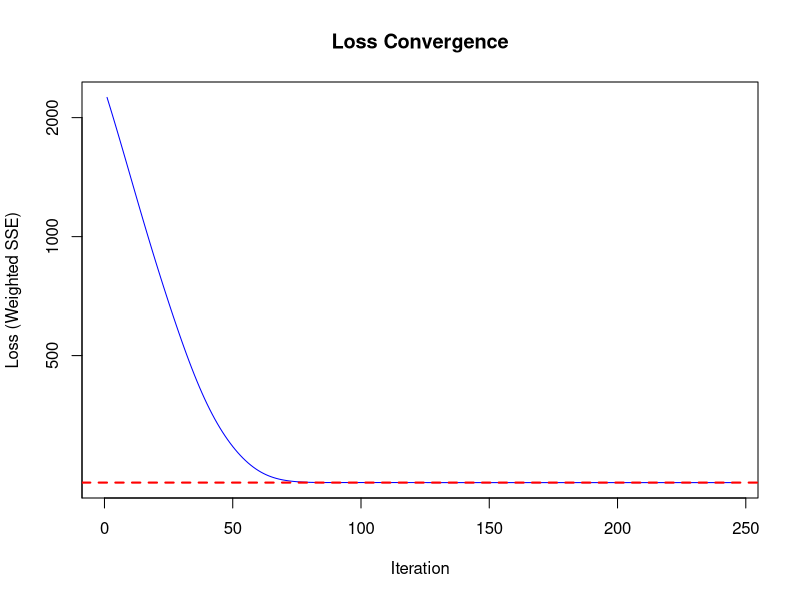
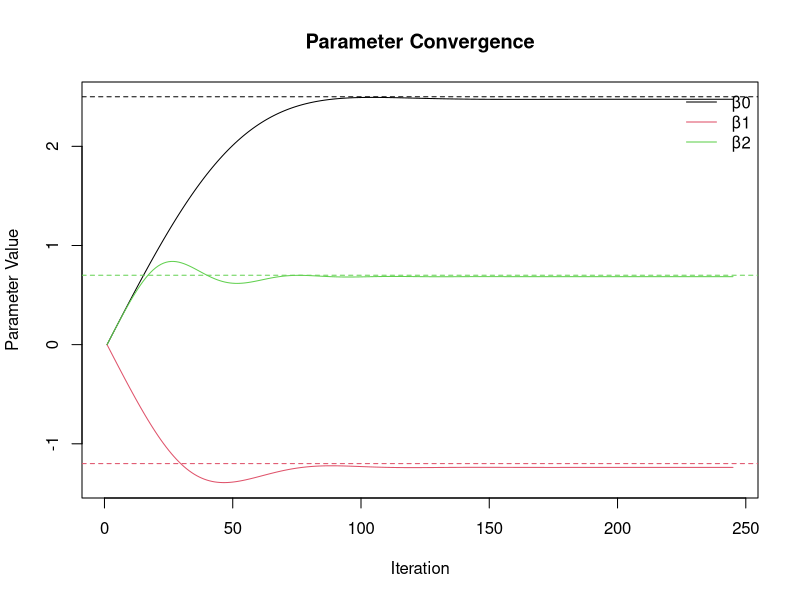
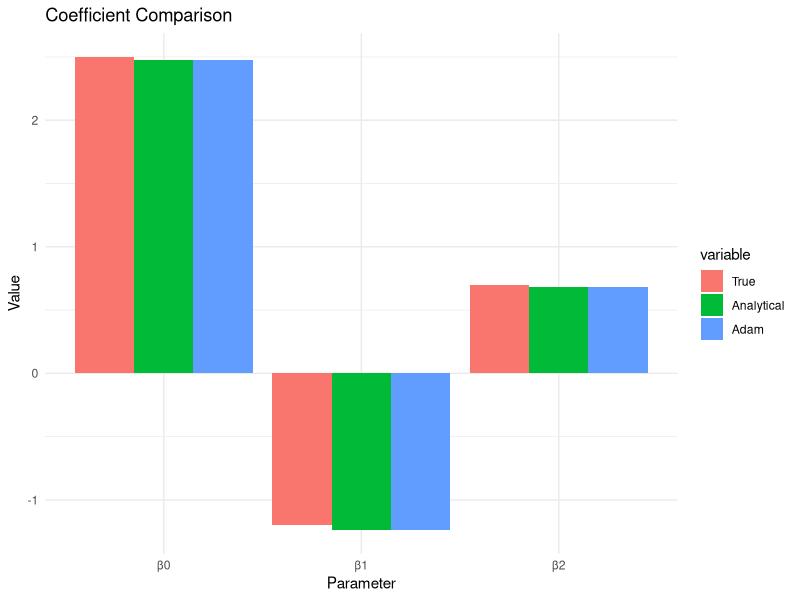
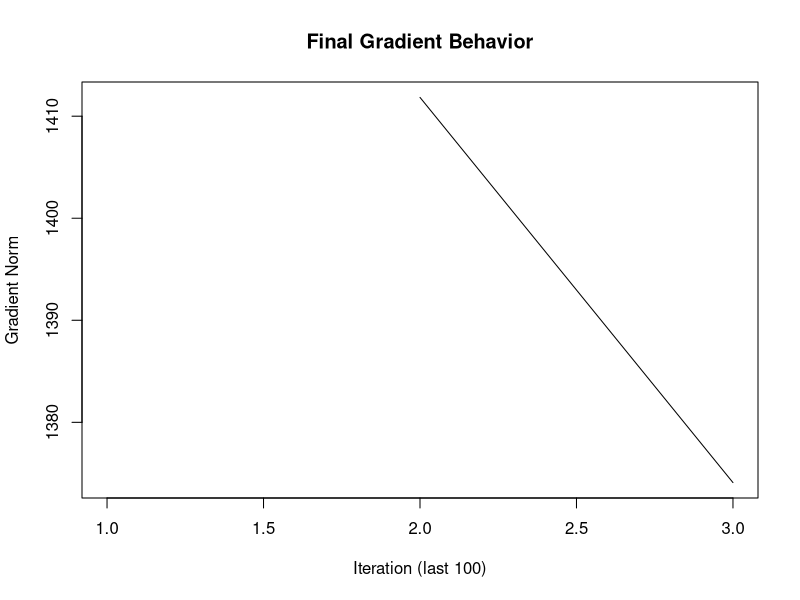

Recreate these plots in R, in order.
# Weighted OLS Regression with Adam Optimizer
# -------------------------------------------------
set.seed(42)

# 1. Generate synthetic data
n <- 200   # Samples
p <- 3     # Features (including intercept)

# Design matrix (add intercept column)
X <- cbind(1, matrix(rnorm(n*(p-1)), nrow=n))
true_beta <- c(2.5, -1.2, 0.7)  # True coefficients (intercept first)
weights <- runif(n, min=0.5, max=2.0)  # Sample weights

# Response variable with heteroscedastic noise
error <- rnorm(n, sd=1)
y <- X %*% true_beta + error

# 2. Analytical solution (for comparison)
weighted_X <- sqrt(weights) * X
weighted_y <- sqrt(weights) * y
analytical_solution <- solve(t(weighted_X) %*% weighted_X) %*% t(weighted_X) %*% weighted_y

# 3. Adam optimizer implementation
adam_weighted_ols <- function(X, y, weights, 
                              lr = 0.01,        # Learning rate
                              beta1 = 0.9,      # Momentum decay
                              beta2 = 0.999,    # Squared gradient decay
                              eps = 1e-8,       # Small constant
                              max_iter = 5000,  # Iterations
                              tol = 1e-6) {     # Convergence tolerance
    
    n <- nrow(X)
    p <- ncol(X)
    
    # Initialize parameters
    beta <- matrix(0, nrow=p, ncol=1)
    m <- matrix(0, nrow=p, ncol=1)  # First moment (momentum)
    v <- matrix(0, nrow=p, ncol=1)  # Second moment (squared gradients)
    loss_hist <- numeric(max_iter)     # Track loss history
    beta_hist <- array(0, dim = c(p, max_iter))  # Track parameters
    
    # Adam optimization loop
    for (t in 1:max_iter) {
        # Calculate predictions and residuals
        pred <- X %*% beta
        resid <- y - pred
        
        # Loss calculation (weighted SSE)
        loss <- sum(weights * resid^2)
        loss_hist[t] <- loss
        beta_hist[, t] <- beta

        # Gradient: dL/dβ = -2XᵀW(y - Xβ)
        grad <- -2 * t(X) %*% (weights * resid)
        
        # Update biased first moment estimate
        m <- beta1 * m + (1 - beta1) * grad
        
        # Update biased second raw moment estimate
        v <- beta2 * v + (1 - beta2) * (grad * grad)
        
        # Compute bias-corrected estimates
        m_hat <- m / (1 - beta1^t)
        v_hat <- v / (1 - beta2^t)
        
        # Update parameters
        beta_prev <- beta
        beta <- beta - lr * m_hat / (sqrt(v_hat) + eps)
        
        # Check convergence
        if (max(abs(beta - beta_prev)) < tol) {
            cat("Converged at iteration:", t, "\n")
            loss_hist <- loss_hist[1:t]
            beta_hist <- beta_hist[, 1:t, drop = FALSE]
            break
        }
    }
    list(beta = beta, loss_hist = loss_hist, beta_hist = beta_hist)
}

# 4. Run Adam optimization
adam_result <- adam_weighted_ols(
    X = X,
    y = y,
    weights = weights,
    lr = 0.05,        # Tuned learning rate
    max_iter = 10000
)

# 5. Compare results
cat("\nTrue coefficients:    ", true_beta, "\n")
cat("Analytical solution:  ", as.vector(analytical_solution), "\n")
cat("Adam solution:        ", as.vector(adam_result$beta), "\n\n")

# 6. Visualization
# Plot 1: Loss convergence
plot(adam_result$loss_hist, type = "l", col = "blue",
     xlab = "Iteration", ylab = "Loss (Weighted SSE)",
     main = "Loss Convergence", log = "y")
abline(h = sum(weights * (y - X %*% analytical_solution)^2), 
       col = "red", lty = 2, lwd = 2)

# Plot 2: Parameter trajectories
matplot(t(adam_result$beta_hist), type = "l", lty = 1,
        xlab = "Iteration", ylab = "Parameter Value",
        main = "Parameter Convergence")
abline(h = true_beta, col = 1:length(true_beta), lty = 2)
legend("topright", legend = paste0("β", 0:(p-1)), 
       col = 1:p, lty = 1, bty = "n")

# Plot 3: Final coefficients comparison
coef_df <- data.frame(
    Parameter = factor(paste0("β", 0:(p-1))),
    True = true_beta,
    Analytical = as.vector(analytical_solution),
    Adam = as.vector(adam_result$beta)
)

library(reshape2)
library(ggplot2)
coef_melt <- melt(coef_df, id.vars = "Parameter")
ggplot(coef_melt, aes(x = Parameter, y = value, fill = variable)) +
    geom_bar(stat = "identity", position = position_dodge()) +
    labs(title = "Coefficient Comparison", y = "Value") +
    theme_minimal()

# Plot 4: Gradient norms (last 100 iterations)
grad_norms <- sapply(1:nrow(adam_result$beta_hist), function(i) {
    if(i == 1) return(NA)
    beta_prev <- adam_result$beta_hist[, i-1]
    pred <- X %*% beta_prev
    resid <- y - pred
    grad <- -2 * t(X) %*% (weights * resid)
    sqrt(sum(grad^2))
})
plot(tail(grad_norms, 100), type = "l", 
     xlab = "Iteration (last 100)", ylab = "Gradient Norm",
     main = "Final Gradient Behavior")
abline(h = 0, col = "red", lty = 2)
